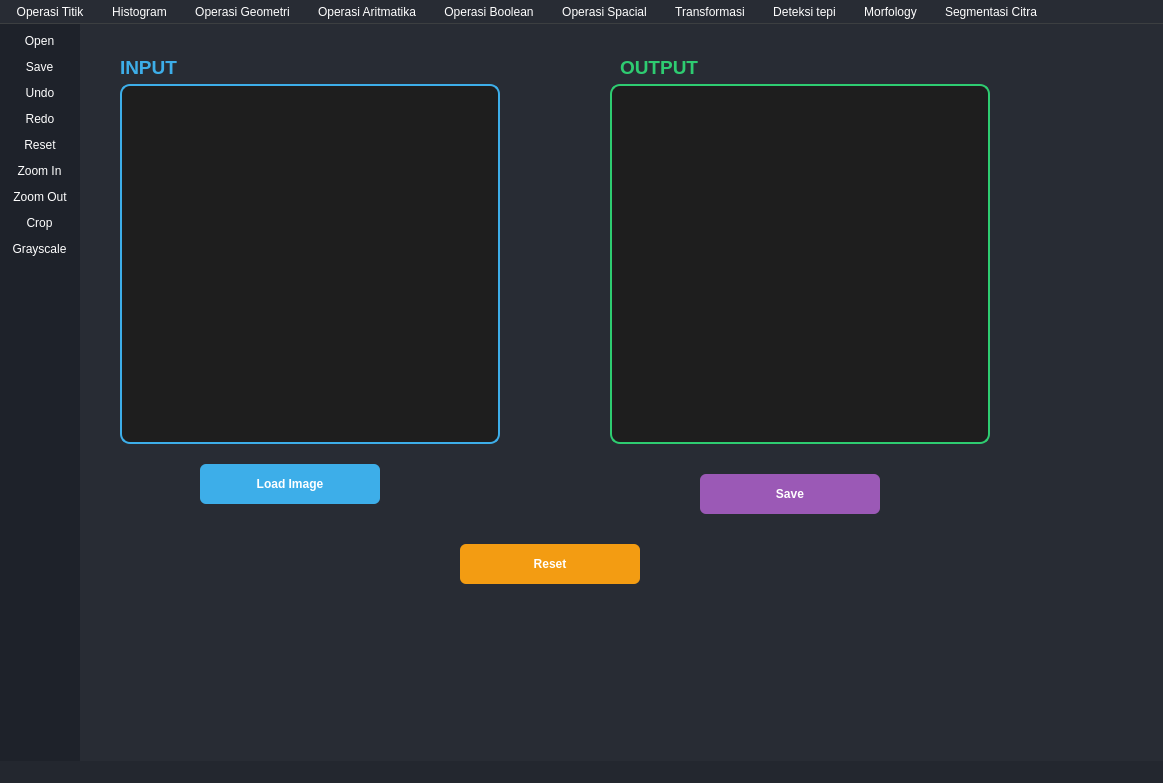
<?xml version="1.0" encoding="UTF-8"?>
<ui version="4.0">
 <class>MainWindow</class>
 <widget class="QMainWindow" name="MainWindow">
  <property name="geometry">
   <rect>
    <x>0</x>
    <y>0</y>
    <width>1163</width>
    <height>783</height>
   </rect>
  </property>
  <property name="font">
   <font>
    <family>Segoe UI</family>
    <pointsize>9</pointsize>
   </font>
  </property>
  <property name="windowTitle">
   <string>RestoraPix</string>
  </property>
  <property name="windowIcon">
   <iconset>
    <normaloff>../assets/Icon RestoraPix/logo.png</normaloff>../assets/Icon RestoraPix/logo.png</iconset>
  </property>
  <property name="styleSheet">
   <string notr="true">background-color: rgb(40, 44, 52); color: white;</string>
  </property>
  <widget class="QWidget" name="centralwidget">
   <widget class="QLabel" name="imglabel">
    <property name="geometry">
     <rect>
      <x>40</x>
      <y>60</y>
      <width>380</width>
      <height>360</height>
     </rect>
    </property>
    <property name="styleSheet">
     <string notr="true">background-color: rgb(30, 30, 30); border-radius: 10px; border: 2px solid rgb(61, 174, 233);</string>
    </property>
    <property name="frameShape">
     <enum>QFrame::NoFrame</enum>
    </property>
    <property name="text">
     <string/>
    </property>
   </widget>
   <widget class="QPushButton" name="loadButton">
    <property name="geometry">
     <rect>
      <x>120</x>
      <y>440</y>
      <width>180</width>
      <height>40</height>
     </rect>
    </property>
    <property name="styleSheet">
     <string notr="true">QPushButton {
    background-color: rgb(61, 174, 233);
    color: white;
    border-radius: 6px;
    font-weight: bold;
    font-size: 12px;
    padding: 5px;
}
QPushButton:hover {
    background-color: rgb(72, 185, 244);
}
QPushButton:pressed {
    background-color: rgb(50, 153, 211);
}</string>
    </property>
    <property name="text">
     <string>Load Image</string>
    </property>
   </widget>
   <widget class="QLabel" name="imglabelgray">
    <property name="geometry">
     <rect>
      <x>530</x>
      <y>60</y>
      <width>380</width>
      <height>360</height>
     </rect>
    </property>
    <property name="styleSheet">
     <string notr="true">background-color: rgb(30, 30, 30); border-radius: 10px; border: 2px solid rgb(46, 204, 113);</string>
    </property>
    <property name="frameShape">
     <enum>QFrame::NoFrame</enum>
    </property>
    <property name="text">
     <string/>
    </property>
   </widget>
   <widget class="QLabel" name="label">
    <property name="geometry">
     <rect>
      <x>40</x>
      <y>30</y>
      <width>110</width>
      <height>26</height>
     </rect>
    </property>
    <property name="font">
     <font>
      <family>Segoe UI</family>
      <pointsize>14</pointsize>
      <weight>75</weight>
      <bold>true</bold>
     </font>
    </property>
    <property name="styleSheet">
     <string notr="true">color: rgb(61, 174, 233); background-color: transparent;</string>
    </property>
    <property name="text">
     <string>INPUT</string>
    </property>
    <property name="alignment">
     <set>Qt::AlignLeading|Qt::AlignLeft|Qt::AlignVCenter</set>
    </property>
   </widget>
   <widget class="QLabel" name="label_2">
    <property name="geometry">
     <rect>
      <x>540</x>
      <y>30</y>
      <width>110</width>
      <height>26</height>
     </rect>
    </property>
    <property name="font">
     <font>
      <family>Segoe UI</family>
      <pointsize>14</pointsize>
      <weight>75</weight>
      <bold>true</bold>
     </font>
    </property>
    <property name="styleSheet">
     <string notr="true">color: rgb(46, 204, 113); background-color: transparent;</string>
    </property>
    <property name="text">
     <string>OUTPUT</string>
    </property>
    <property name="alignment">
     <set>Qt::AlignLeading|Qt::AlignLeft|Qt::AlignVCenter</set>
    </property>
   </widget>
   <widget class="QPushButton" name="resetbutton">
    <property name="geometry">
     <rect>
      <x>380</x>
      <y>520</y>
      <width>180</width>
      <height>40</height>
     </rect>
    </property>
    <property name="styleSheet">
     <string notr="true">QPushButton {
    background-color: rgb(243, 156, 18);
    color: white;
    border-radius: 6px;
    font-weight: bold;
    font-size: 12px;
    padding: 5px;
}
QPushButton:hover {
    background-color: rgb(255, 168, 23);
}
QPushButton:pressed {
    background-color: rgb(230, 145, 12);
}</string>
    </property>
    <property name="text">
     <string>Reset</string>
    </property>
   </widget>
   <widget class="QPushButton" name="savebutton">
    <property name="geometry">
     <rect>
      <x>620</x>
      <y>450</y>
      <width>180</width>
      <height>40</height>
     </rect>
    </property>
    <property name="styleSheet">
     <string notr="true">QPushButton {
    background-color: rgb(155, 89, 182);
    color: white;
    border-radius: 6px;
    font-weight: bold;
    font-size: 12px;
    padding: 5px;
}
QPushButton:hover {
    background-color: rgb(165, 105, 190);
}
QPushButton:pressed {
    background-color: rgb(142, 68, 173);
}</string>
    </property>
    <property name="text">
     <string>Save</string>
    </property>
   </widget>
  </widget>
  <widget class="QMenuBar" name="menubar">
   <property name="geometry">
    <rect>
     <x>0</x>
     <y>0</y>
     <width>1163</width>
     <height>26</height>
    </rect>
   </property>
   <property name="styleSheet">
    <string notr="true">QMenuBar {
    background-color: rgb(40, 44, 52);
    color: white;
    border-bottom: 1px solid rgb(60, 63, 65);
}
QMenuBar::item {
    padding: 5px 10px;
    margin-right: 2px;
    border-radius: 4px;
}
QMenuBar::item:selected {
    background-color: rgb(61, 174, 233);
}</string>
   </property>
   <widget class="QMenu" name="menuImageProcessing">
    <property name="styleSheet">
     <string notr="true">QMenu {
    background-color: rgb(50, 54, 62);
    color: white;
    border: 1px solid rgb(60, 63, 65);
    border-radius: 4px;
    padding: 5px;
}
QMenu::item {
    padding: 5px 25px 5px 20px;
    border-radius: 3px;
}
QMenu::item:selected {
    background-color: rgb(61, 174, 233);
}</string>
    </property>
    <property name="title">
     <string>Operasi Titik</string>
    </property>
    <addaction name="separator"/>
    <addaction name="actionoperasi_pencerahan"/>
    <addaction name="actionOperasi_Kontras"/>
    <addaction name="actionOperasi_Kontras_Stretching"/>
    <addaction name="actionNegative_Image"/>
    <addaction name="actionBiner_Image"/>
    <addaction name="actionGrayscale_Image"/>
   </widget>
   <widget class="QMenu" name="menuHistogram">
    <property name="styleSheet">
     <string notr="true">QMenu {
    background-color: rgb(50, 54, 62);
    color: white;
    border: 1px solid rgb(60, 63, 65);
    border-radius: 4px;
    padding: 5px;
}
QMenu::item {
    padding: 5px 25px 5px 20px;
    border-radius: 3px;
}
QMenu::item:selected {
    background-color: rgb(61, 174, 233);
}</string>
    </property>
    <property name="title">
     <string>Histogram</string>
    </property>
    <addaction name="actionHistogram_Grayscale"/>
    <addaction name="actionHistogram_RGB"/>
    <addaction name="actionHistogram_Equalization"/>
   </widget>
   <widget class="QMenu" name="menuOperasi_Geometri">
    <property name="styleSheet">
     <string notr="true">QMenu {
    background-color: rgb(50, 54, 62);
    color: white;
    border: 1px solid rgb(60, 63, 65);
    border-radius: 4px;
    padding: 5px;
}
QMenu::item {
    padding: 5px 25px 5px 20px;
    border-radius: 3px;
}
QMenu::item:selected {
    background-color: rgb(61, 174, 233);
}</string>
    </property>
    <property name="title">
     <string>Operasi Geometri</string>
    </property>
    <widget class="QMenu" name="menuRotasi">
     <property name="styleSheet">
      <string notr="true">QMenu {
    background-color: rgb(50, 54, 62);
    color: white;
    border: 1px solid rgb(60, 63, 65);
    border-radius: 4px;
    padding: 5px;
}
QMenu::item {
    padding: 5px 25px 5px 20px;
    border-radius: 3px;
}
QMenu::item:selected {
    background-color: rgb(61, 174, 233);
}</string>
     </property>
     <property name="title">
      <string>Rotasi</string>
     </property>
     <addaction name="action90_Derajat"/>
     <addaction name="action_90_Derajat"/>
     <addaction name="action45_Derajat"/>
     <addaction name="action_45_Derajat"/>
     <addaction name="action180_Derajat"/>
    </widget>
    <widget class="QMenu" name="menuResize">
     <property name="styleSheet">
      <string notr="true">QMenu {
    background-color: rgb(50, 54, 62);
    color: white;
    border: 1px solid rgb(60, 63, 65);
    border-radius: 4px;
    padding: 5px;
}
QMenu::item {
    padding: 5px 25px 5px 20px;
    border-radius: 3px;
}
QMenu::item:selected {
    background-color: rgb(61, 174, 233);
}</string>
     </property>
     <property name="title">
      <string>Resize</string>
     </property>
     <widget class="QMenu" name="menuZoom_in">
      <property name="styleSheet">
       <string notr="true">QMenu {
    background-color: rgb(50, 54, 62);
    color: white;
    border: 1px solid rgb(60, 63, 65);
    border-radius: 4px;
    padding: 5px;
}
QMenu::item {
    padding: 5px 25px 5px 20px;
    border-radius: 3px;
}
QMenu::item:selected {
    background-color: rgb(61, 174, 233);
}</string>
      </property>
      <property name="title">
       <string>Zoom in</string>
      </property>
      <addaction name="action2x"/>
      <addaction name="action3x"/>
      <addaction name="action4x"/>
     </widget>
     <widget class="QMenu" name="menuZoom_out">
      <property name="styleSheet">
       <string notr="true">QMenu {
    background-color: rgb(50, 54, 62);
    color: white;
    border: 1px solid rgb(60, 63, 65);
    border-radius: 4px;
    padding: 5px;
}
QMenu::item {
    padding: 5px 25px 5px 20px;
    border-radius: 3px;
}
QMenu::item:selected {
    background-color: rgb(61, 174, 233);
}</string>
      </property>
      <property name="title">
       <string>Zoom out</string>
      </property>
      <addaction name="action1_2"/>
      <addaction name="action1_4"/>
      <addaction name="action3_4"/>
     </widget>
     <addaction name="menuZoom_in"/>
     <addaction name="menuZoom_out"/>
     <addaction name="actionSkewed"/>
    </widget>
    <addaction name="actiontranslasi"/>
    <addaction name="menuRotasi"/>
    <addaction name="actionTranspose"/>
    <addaction name="menuResize"/>
    <addaction name="actionCrop"/>
   </widget>
   <widget class="QMenu" name="menuOperasi_Aritmatika">
    <property name="styleSheet">
     <string notr="true">QMenu {
    background-color: rgb(50, 54, 62);
    color: white;
    border: 1px solid rgb(60, 63, 65);
    border-radius: 4px;
    padding: 5px;
}
QMenu::item {
    padding: 5px 25px 5px 20px;
    border-radius: 3px;
}
QMenu::item:selected {
    background-color: rgb(61, 174, 233);
}</string>
    </property>
    <property name="title">
     <string>Operasi Aritmatika</string>
    </property>
    <addaction name="actionTambah_dan_Kurang"/>
    <addaction name="actionKali_dan_Bagi"/>
   </widget>
   <widget class="QMenu" name="menuOperasi_Boolean">
    <property name="styleSheet">
     <string notr="true">QMenu {
    background-color: rgb(50, 54, 62);
    color: white;
    border: 1px solid rgb(60, 63, 65);
    border-radius: 4px;
    padding: 5px;
}
QMenu::item {
    padding: 5px 25px 5px 20px;
    border-radius: 3px;
}
QMenu::item:selected {
    background-color: rgb(61, 174, 233);
}</string>
    </property>
    <property name="title">
     <string>Operasi Boolean</string>
    </property>
    <addaction name="actionOperasi_AND"/>
    <addaction name="actionOperasi_OR"/>
    <addaction name="actionOperasi_XOR"/>
   </widget>
   <widget class="QMenu" name="menuOperasi_Spacial">
    <property name="styleSheet">
     <string notr="true">QMenu {
    background-color: rgb(50, 54, 62);
    color: white;
    border: 1px solid rgb(60, 63, 65);
    border-radius: 4px;
    padding: 5px;
}
QMenu::item {
    padding: 5px 25px 5px 20px;
    border-radius: 3px;
}
QMenu::item:selected {
    background-color: rgb(61, 174, 233);
}</string>
    </property>
    <property name="title">
     <string>Operasi Spacial</string>
    </property>
    <addaction name="actionFiltering"/>
    <addaction name="actionSharpening"/>
    <addaction name="actionMedian_Filter"/>
    <addaction name="actionMax_Filter"/>
    <addaction name="actionMin_Filter"/>
   </widget>
   <widget class="QMenu" name="menuOperasi_Frekuensi">
    <property name="styleSheet">
     <string notr="true">QMenu {
    background-color: rgb(50, 54, 62);
    color: white;
    border: 1px solid rgb(60, 63, 65);
    border-radius: 4px;
    padding: 5px;
}
QMenu::item {
    padding: 5px 25px 5px 20px;
    border-radius: 3px;
}
QMenu::item:selected {
    background-color: rgb(61, 174, 233);
}</string>
    </property>
    <property name="title">
     <string>Transformasi</string>
    </property>
    <addaction name="actionDFT_Smoothing_Image"/>
    <addaction name="actionDFT_Edge_Detection"/>
   </widget>
   <widget class="QMenu" name="menufile_deteksi">
    <property name="styleSheet">
     <string notr="true">QMenu {
    background-color: rgb(50, 54, 62);
    color: white;
    border: 1px solid rgb(60, 63, 65);
    border-radius: 4px;
    padding: 5px;
}
QMenu::item {
    padding: 5px 25px 5px 20px;
    border-radius: 3px;
}
QMenu::item:selected {
    background-color: rgb(61, 174, 233);
}</string>
    </property>
    <property name="title">
     <string>Deteksi tepi</string>
    </property>
    <addaction name="actionSobel"/>
    <addaction name="actionPrewitt"/>
    <addaction name="actionRobert"/>
    <addaction name="actionCanny"/>
   </widget>
   <widget class="QMenu" name="menuMorfology">
    <property name="styleSheet">
     <string notr="true">QMenu {
    background-color: rgb(50, 54, 62);
    color: white;
    border: 1px solid rgb(60, 63, 65);
    border-radius: 4px;
    padding: 5px;
}
QMenu::item {
    padding: 5px 25px 5px 20px;
    border-radius: 3px;
}
QMenu::item:selected {
    background-color: rgb(61, 174, 233);
}</string>
    </property>
    <property name="title">
     <string>Morfology</string>
    </property>
    <addaction name="actionDilasi"/>
    <addaction name="actionErosi"/>
    <addaction name="actionopening"/>
    <addaction name="actionClosing"/>
    <addaction name="actionSkeletonizing"/>
   </widget>
   <widget class="QMenu" name="menuSegmentasi_Citra">
    <property name="styleSheet">
     <string notr="true">QMenu {
    background-color: rgb(50, 54, 62);
    color: white;
    border: 1px solid rgb(60, 63, 65);
    border-radius: 4px;
    padding: 5px;
}
QMenu::item {
    padding: 5px 25px 5px 20px;
    border-radius: 3px;
}
QMenu::item:selected {
    background-color: rgb(61, 174, 233);
}</string>
    </property>
    <property name="title">
     <string>Segmentasi Citra</string>
    </property>
    <widget class="QMenu" name="menuH1_Global_Thresholding">
     <property name="styleSheet">
      <string notr="true">QMenu {
    background-color: rgb(50, 54, 62);
    color: white;
    border: 1px solid rgb(60, 63, 65);
    border-radius: 4px;
    padding: 5px;
}
QMenu::item {
    padding: 5px 25px 5px 20px;
    border-radius: 3px;
}
QMenu::item:selected {
    background-color: rgb(61, 174, 233);
}</string>
     </property>
     <property name="title">
      <string>Global Thresholding</string>
     </property>
     <addaction name="actionBinary_Thresholding"/>
     <addaction name="actionBinary_Inv_Thresholding"/>
     <addaction name="actionTrunc_Thresholding"/>
     <addaction name="actionToZero_Thresholding"/>
     <addaction name="actionToZero_Inv_Thresholding"/>
    </widget>
    <widget class="QMenu" name="menuH2_Local_Adaptive_otsu_Thresholding">
     <property name="styleSheet">
      <string notr="true">QMenu {
    background-color: rgb(50, 54, 62);
    color: white;
    border: 1px solid rgb(60, 63, 65);
    border-radius: 4px;
    padding: 5px;
}
QMenu::item {
    padding: 5px 25px 5px 20px;
    border-radius: 3px;
}
QMenu::item:selected {
    background-color: rgb(61, 174, 233);
}</string>
     </property>
     <property name="title">
      <string>Local/Adaptive otsu Thresholding</string>
     </property>
     <addaction name="actionMean_Thresholding"/>
     <addaction name="actionGaussian_Thresholding"/>
     <addaction name="actionOtsu_Thresholding"/>
    </widget>
    <addaction name="menuH1_Global_Thresholding"/>
    <addaction name="menuH2_Local_Adaptive_otsu_Thresholding"/>
    <addaction name="actionContour"/>
   </widget>
   <addaction name="menuImageProcessing"/>
   <addaction name="menuHistogram"/>
   <addaction name="menuOperasi_Geometri"/>
   <addaction name="menuOperasi_Aritmatika"/>
   <addaction name="menuOperasi_Boolean"/>
   <addaction name="menuOperasi_Spacial"/>
   <addaction name="menuOperasi_Frekuensi"/>
   <addaction name="menufile_deteksi"/>
   <addaction name="menuMorfology"/>
   <addaction name="menuSegmentasi_Citra"/>
  </widget>
  <widget class="QStatusBar" name="statusbar">
   <property name="styleSheet">
    <string notr="true">background-color: rgb(35, 39, 47); color: white;</string>
   </property>
  </widget>
  <widget class="QToolBar" name="toolBar">
   <property name="windowTitle">
    <string>toolBar</string>
   </property>
   <property name="styleSheet">
    <string notr="true">QToolBar {
    background-color: rgb(30, 34, 42);
    spacing: 6px;
    border: none;
}
QToolButton {
    background-color: transparent;
    border-radius: 4px;
    padding: 4px;
}
QToolButton:hover {
    background-color: rgba(61, 174, 233, 0.2);
}
QToolButton:pressed {
    background-color: rgba(61, 174, 233, 0.3);
}</string>
   </property>
   <property name="movable">
    <bool>false</bool>
   </property>
   <property name="allowedAreas">
    <set>Qt::LeftToolBarArea</set>
   </property>
   <property name="iconSize">
    <size>
     <width>24</width>
     <height>24</height>
    </size>
   </property>
   <property name="toolButtonStyle">
    <enum>Qt::ToolButtonIconOnly</enum>
   </property>
   <property name="floatable">
    <bool>false</bool>
   </property>
   <attribute name="toolBarArea">
    <enum>LeftToolBarArea</enum>
   </attribute>
   <attribute name="toolBarBreak">
    <bool>false</bool>
   </attribute>
   <addaction name="actionOpen"/>
   <addaction name="actionSave"/>
   <addaction name="actionUndo"/>
   <addaction name="actionRedo"/>
   <addaction name="actionReset"/>
   <addaction name="actionZoom_In"/>
   <addaction name="actionZoom_Out"/>
   <addaction name="actionCrop"/>
   <addaction name="actionExport"/>
  </widget>
  <action name="actionoperasi_pencerahan">
   <property name="text">
    <string>Operasi Pencerahan</string>
   </property>
  </action>
  <action name="actionOperasi_Kontras">
   <property name="text">
    <string>Operasi Kontras</string>
   </property>
  </action>
  <action name="actionOperasi_Kontras_Stretching">
   <property name="text">
    <string>Operasi Kontras Stretching</string>
   </property>
  </action>
  <action name="actionNegative_Image">
   <property name="text">
    <string>Negative Image</string>
   </property>
  </action>
  <action name="actionBiner_Image">
   <property name="text">
    <string>Biner Image</string>
   </property>
  </action>
  <action name="actionHistogram_Grayscale">
   <property name="text">
    <string>Histogram Grayscale</string>
   </property>
  </action>
  <action name="actionHistogram_RGB">
   <property name="text">
    <string>Histogram RGB</string>
   </property>
  </action>
  <action name="actionHistogram_Equalization">
   <property name="text">
    <string>Histogram Equalization</string>
   </property>
  </action>
  <action name="actiontranslasi">
   <property name="text">
    <string>translasi</string>
   </property>
  </action>
  <action name="action90_Derajat">
   <property name="text">
    <string>90 Derajat</string>
   </property>
  </action>
  <action name="action_90_Derajat">
   <property name="text">
    <string>-90 Derajat</string>
   </property>
  </action>
  <action name="action45_Derajat">
   <property name="text">
    <string>45 Derajat</string>
   </property>
  </action>
  <action name="action_45_Derajat">
   <property name="text">
    <string>-45 Derajat</string>
   </property>
  </action>
  <action name="action180_Derajat">
   <property name="text">
    <string>180 Derajat</string>
   </property>
  </action>
  <action name="actionTranspose">
   <property name="text">
    <string>Transpose</string>
   </property>
  </action>
  <action name="actionSkewed">
   <property name="text">
    <string>Skewed</string>
   </property>
  </action>
  <action name="action2x">
   <property name="text">
    <string>2x</string>
   </property>
  </action>
  <action name="action3x">
   <property name="text">
    <string>3x</string>
   </property>
  </action>
  <action name="action4x">
   <property name="text">
    <string>4x</string>
   </property>
  </action>
  <action name="action1_2">
   <property name="text">
    <string>1/2</string>
   </property>
  </action>
  <action name="action1_4">
   <property name="text">
    <string>1/4</string>
   </property>
  </action>
  <action name="action3_4">
   <property name="text">
    <string>3/4</string>
   </property>
  </action>
  <action name="actionCrop">
   <property name="icon">
    <iconset>
     <normaloff>../assets/Icon RestoraPix/5.png</normaloff>../assets/Icon RestoraPix/5.png</iconset>
   </property>
   <property name="text">
    <string>Crop</string>
   </property>
  </action>
  <action name="actionTambah_dan_Kurang">
   <property name="text">
    <string>Tambah dan Kurang</string>
   </property>
  </action>
  <action name="actionKali_dan_Bagi">
   <property name="text">
    <string>Kali dan Bagi</string>
   </property>
  </action>
  <action name="actionOperasi_AND">
   <property name="text">
    <string>OPerasi AND</string>
   </property>
  </action>
  <action name="actionOperasi_OR">
   <property name="text">
    <string>Operasi OR</string>
   </property>
  </action>
  <action name="actionOperasi_XOR">
   <property name="text">
    <string>Operasi XOR</string>
   </property>
  </action>
  <action name="actionFiltering">
   <property name="text">
    <string>Filtering</string>
   </property>
  </action>
  <action name="actionSharpening">
   <property name="text">
    <string>Sharpening</string>
   </property>
  </action>
  <action name="actionMedian_Filter">
   <property name="text">
    <string>Median Filter</string>
   </property>
  </action>
  <action name="actionMax_Filter">
   <property name="text">
    <string>Max Filter</string>
   </property>
  </action>
  <action name="actionMin_Filter">
   <property name="text">
    <string>Min Filter</string>
   </property>
  </action>
  <action name="actionDFT_Smoothing_Image">
   <property name="text">
    <string>DFT Smoothing Image</string>
   </property>
  </action>
  <action name="actionDFT_Edge_Detection">
   <property name="text">
    <string>DFT Edge Detection</string>
   </property>
   <property name="toolTip">
    <string>DFT Edge Detection</string>
   </property>
  </action>
  <action name="actionSobel">
   <property name="text">
    <string>Sobel</string>
   </property>
  </action>
  <action name="actionPrewitt">
   <property name="text">
    <string>Prewitt</string>
   </property>
  </action>
  <action name="actionRobert">
   <property name="text">
    <string>Robert</string>
   </property>
  </action>
  <action name="actionCanny">
   <property name="text">
    <string>Canny</string>
   </property>
  </action>
  <action name="actionDilasi">
   <property name="text">
    <string>Dilasi</string>
   </property>
  </action>
  <action name="actionErosi">
   <property name="text">
    <string>Erosi</string>
   </property>
  </action>
  <action name="actionopening">
   <property name="text">
    <string>opening</string>
   </property>
  </action>
  <action name="actionClosing">
   <property name="text">
    <string>Closing</string>
   </property>
  </action>
  <action name="actionSkeletonizing">
   <property name="text">
    <string>Skeletonizing</string>
   </property>
  </action>
  <action name="actionBinary_Thresholding">
   <property name="text">
    <string>Binary Thresholding</string>
   </property>
  </action>
  <action name="actionBinary_Inv_Thresholding">
   <property name="text">
    <string>Binary Inv Thresholding</string>
   </property>
  </action>
  <action name="actionTrunc_Thresholding">
   <property name="text">
    <string>Trunc Thresholding</string>
   </property>
  </action>
  <action name="actionToZero_Thresholding">
   <property name="text">
    <string>ToZero Thresholding</string>
   </property>
  </action>
  <action name="actionToZero_Inv_Thresholding">
   <property name="text">
    <string>ToZero Inv Thresholding</string>
   </property>
  </action>
  <action name="actionMean_Thresholding">
   <property name="text">
    <string>Mean Thresholding</string>
   </property>
  </action>
  <action name="actionGaussian_Thresholding">
   <property name="text">
    <string>Gaussian Thresholding</string>
   </property>
  </action>
  <action name="actionOtsu_Thresholding">
   <property name="text">
    <string>Otsu Thresholding</string>
   </property>
  </action>
  <action name="actionContour">
   <property name="text">
    <string>Contour</string>
   </property>
  </action>
  <action name="actionOpen">
   <property name="icon">
    <iconset>
     <normaloff>../assets/Icon RestoraPix/1.png</normaloff>../assets/Icon RestoraPix/1.png</iconset>
   </property>
   <property name="text">
    <string>Open</string>
   </property>
   <property name="toolTip">
    <string>Open Image File</string>
   </property>
  </action>
  <action name="actionSave">
   <property name="icon">
    <iconset>
     <normaloff>../assets/Icon RestoraPix/6.png</normaloff>../assets/Icon RestoraPix/6.png</iconset>
   </property>
   <property name="text">
    <string>Save</string>
   </property>
   <property name="toolTip">
    <string>Save Image</string>
   </property>
  </action>
  <action name="actionUndo">
   <property name="icon">
    <iconset>
     <normaloff>../assets/Icon RestoraPix/3.png</normaloff>../assets/Icon RestoraPix/3.png</iconset>
   </property>
   <property name="text">
    <string>Undo</string>
   </property>
   <property name="toolTip">
    <string>Undo Last Action</string>
   </property>
  </action>
  <action name="actionRedo">
   <property name="icon">
    <iconset>
     <normaloff>../assets/Icon RestoraPix/4.png</normaloff>../assets/Icon RestoraPix/4.png</iconset>
   </property>
   <property name="text">
    <string>Redo</string>
   </property>
   <property name="toolTip">
    <string>Redo Last Action</string>
   </property>
  </action>
  <action name="actionReset">
   <property name="icon">
    <iconset>
     <normaloff>../assets/Icon RestoraPix/10.jpg</normaloff>../assets/Icon RestoraPix/10.jpg</iconset>
   </property>
   <property name="text">
    <string>Reset</string>
   </property>
   <property name="toolTip">
    <string>Reset Image to Original</string>
   </property>
  </action>
  <action name="actionZoom_In">
   <property name="icon">
    <iconset>
     <normaloff>../assets/Icon RestoraPix/7.png</normaloff>../assets/Icon RestoraPix/7.png</iconset>
   </property>
   <property name="text">
    <string>Zoom In</string>
   </property>
   <property name="toolTip">
    <string>Zoom In</string>
   </property>
  </action>
  <action name="actionZoom_Out">
   <property name="icon">
    <iconset>
     <normaloff>../assets/Icon RestoraPix/8.png</normaloff>../assets/Icon RestoraPix/8.png</iconset>
   </property>
   <property name="text">
    <string>Zoom Out</string>
   </property>
   <property name="toolTip">
    <string>Zoom Out</string>
   </property>
  </action>
  <action name="actionCrop">
   <property name="enabled">
    <bool>true</bool>
   </property>
   <property name="icon">
    <iconset>
     <normaloff>../assets/Icon RestoraPix/5.png</normaloff>../assets/Icon RestoraPix/5.png</iconset>
   </property>
   <property name="text">
    <string>Crop</string>
   </property>
   <property name="toolTip">
    <string>Crop Image</string>
   </property>
  </action>
  <action name="actionExport">
   <property name="icon">
    <iconset>
     <normaloff>../assets/Icon RestoraPix/11.jpg</normaloff>../assets/Icon RestoraPix/11.jpg</iconset>
   </property>
   <property name="text">
    <string>Grayscale</string>
   </property>
   <property name="toolTip">
    <string>Convert to Grayscale</string>
   </property>
  </action>
  <action name="actionReset_2">
   <property name="icon">
    <iconset>
     <normaloff>../assets/Icon RestoraPix/2.png</normaloff>../assets/Icon RestoraPix/2.png</iconset>
   </property>
   <property name="text">
    <string>Histogram</string>
   </property>
   <property name="toolTip">
    <string>Show Histogram</string>
   </property>
  </action>
  <action name="actionExit">
   <property name="text">
    <string>Exit</string>
   </property>
  </action>
  <action name="actionInpainting">
   <property name="text">
    <string>Inpainting</string>
   </property>
   <property name="toolTip">
    <string>Remove scratches or defects</string>
   </property>
  </action>
  <action name="actionDeblurring">
   <property name="text">
    <string>Deblurring</string>
   </property>
   <property name="toolTip">
    <string>Sharpen blurry images</string>
   </property>
  </action>
  <action name="actionOld_Photo_Restoration">
   <property name="text">
    <string>Old Photo Restoration</string>
   </property>
   <property name="toolTip">
    <string>Restore old or damaged photos</string>
   </property>
  </action>
  <action name="actionGrayscale_Image">
   <property name="text">
    <string>Grayscale Image</string>
   </property>
  </action>
 </widget>
 <resources/>
 <connections/>
</ui>
